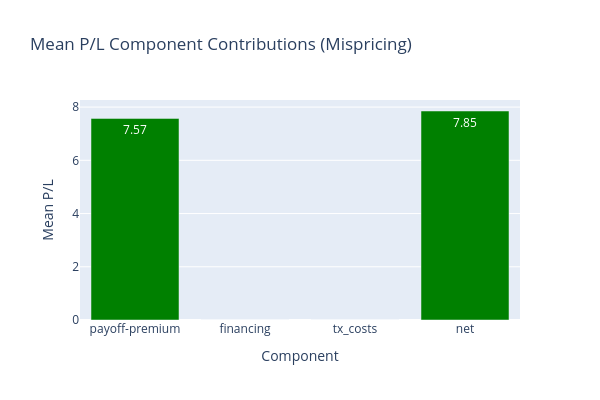

The cell this chart's notebook holds for it:
### Code cell
# Bar chart of mean component contributions (mispricing scenario) using Plotly
means = component_means_mis
labels = list(means.keys())
vals = list(means.values())

fig = go.Figure(data=[go.Bar(
    x=labels,
    y=vals,
    text=[f'{v:.2f}' for v in vals],
    textposition='auto',
    marker_color=['green' if v > 0 else 'red' for v in vals]
)])

fig.update_layout(
    title='Mean P/L Component Contributions (Mispricing)',
    width=600,
    height=400,
    xaxis_title="Component",
    yaxis_title="Mean P/L"
)
fig.show()

### Figure 1 — Plotly figure (JSON) as saved in the notebook; plotly's stock layout.template omitted (floating-point values rounded to 4 significant figures)
{"data": [{"marker": {"color": ["green", "red", "red", "green"]}, "text": ["7.57", "0.00", "0.00", "7.85"], "textposition": "auto", "type": "bar", "x": ["payoff-premium", "financing", "tx_costs", "net"], "y": [7.574, 0, 0, 7.853]}], "layout": {"height": 400, "title": {"text": "Mean P/L Component Contributions (Mispricing)"}, "width": 600, "xaxis": {"title": {"text": "Component"}}, "yaxis": {"title": {"text": "Mean P/L"}}}}
